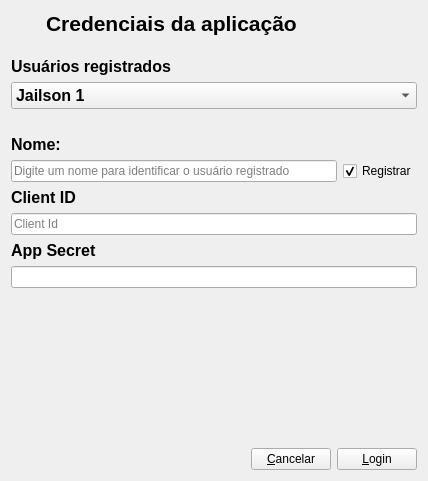
<?xml version="1.0" encoding="UTF-8"?>
<ui version="4.0">
 <class>Login</class>
 <widget class="QWidget" name="Login">
  <property name="geometry">
   <rect>
    <x>0</x>
    <y>0</y>
    <width>428</width>
    <height>481</height>
   </rect>
  </property>
  <property name="sizePolicy">
   <sizepolicy hsizetype="Fixed" vsizetype="Fixed">
    <horstretch>0</horstretch>
    <verstretch>0</verstretch>
   </sizepolicy>
  </property>
  <property name="maximumSize">
   <size>
    <width>500</width>
    <height>700</height>
   </size>
  </property>
  <property name="windowTitle">
   <string>Form</string>
  </property>
  <layout class="QVBoxLayout" name="verticalLayout_4">
   <item>
    <layout class="QVBoxLayout" name="verticalLayout_3">
     <item>
      <layout class="QVBoxLayout" name="verticalLayout_2">
       <item>
        <layout class="QHBoxLayout" name="layTitulo">
         <property name="spacing">
          <number>3</number>
         </property>
         <property name="sizeConstraint">
          <enum>QLayout::SetDefaultConstraint</enum>
         </property>
         <item>
          <widget class="QLabel" name="lblIconUsers">
           <property name="maximumSize">
            <size>
             <width>32</width>
             <height>32</height>
            </size>
           </property>
           <property name="text">
            <string/>
           </property>
           <property name="pixmap">
            <pixmap resource="icons.qrc">:/resources/images/png/user.png</pixmap>
           </property>
           <property name="scaledContents">
            <bool>false</bool>
           </property>
          </widget>
         </item>
         <item>
          <widget class="QLabel" name="lblLogin">
           <property name="font">
            <font>
             <pointsize>16</pointsize>
             <weight>75</weight>
             <bold>true</bold>
            </font>
           </property>
           <property name="text">
            <string>Credenciais da aplicação</string>
           </property>
          </widget>
         </item>
        </layout>
       </item>
       <item>
        <spacer name="verticalSpacer">
         <property name="orientation">
          <enum>Qt::Vertical</enum>
         </property>
         <property name="sizeType">
          <enum>QSizePolicy::Fixed</enum>
         </property>
         <property name="sizeHint" stdset="0">
          <size>
           <width>13</width>
           <height>15</height>
          </size>
         </property>
        </spacer>
       </item>
       <item>
        <layout class="QVBoxLayout" name="layUsers">
         <item>
          <widget class="QLabel" name="lblUsers">
           <property name="font">
            <font>
             <pointsize>12</pointsize>
             <weight>75</weight>
             <bold>true</bold>
            </font>
           </property>
           <property name="text">
            <string>Usuários registrados</string>
           </property>
          </widget>
         </item>
         <item>
          <widget class="QComboBox" name="cmbUsuarios">
           <property name="font">
            <font>
             <pointsize>12</pointsize>
             <weight>75</weight>
             <bold>true</bold>
            </font>
           </property>
           <item>
            <property name="text">
             <string>Jailson 1</string>
            </property>
           </item>
           <item>
            <property name="text">
             <string>Jailson 2</string>
            </property>
           </item>
          </widget>
         </item>
        </layout>
       </item>
       <item>
        <spacer name="verticalSpacer_2">
         <property name="orientation">
          <enum>Qt::Vertical</enum>
         </property>
         <property name="sizeType">
          <enum>QSizePolicy::Fixed</enum>
         </property>
         <property name="sizeHint" stdset="0">
          <size>
           <width>20</width>
           <height>20</height>
          </size>
         </property>
        </spacer>
       </item>
       <item>
        <layout class="QVBoxLayout" name="verticalLayout">
         <item>
          <widget class="QLabel" name="lblUsers_2">
           <property name="font">
            <font>
             <pointsize>12</pointsize>
             <weight>75</weight>
             <bold>true</bold>
            </font>
           </property>
           <property name="text">
            <string>Nome:</string>
           </property>
          </widget>
         </item>
         <item>
          <layout class="QHBoxLayout" name="horizontalLayout">
           <item>
            <widget class="QLineEdit" name="edtNome">
             <property name="maxLength">
              <number>20</number>
             </property>
             <property name="placeholderText">
              <string>Digite um nome para identificar o usuário registrado</string>
             </property>
             <property name="clearButtonEnabled">
              <bool>true</bool>
             </property>
            </widget>
           </item>
           <item>
            <widget class="QCheckBox" name="chkRegistrar">
             <property name="text">
              <string>Registrar</string>
             </property>
             <property name="checked">
              <bool>true</bool>
             </property>
            </widget>
           </item>
          </layout>
         </item>
        </layout>
       </item>
       <item>
        <layout class="QVBoxLayout" name="layUser">
         <item>
          <widget class="QLabel" name="lblUser">
           <property name="font">
            <font>
             <pointsize>12</pointsize>
             <weight>75</weight>
             <bold>true</bold>
            </font>
           </property>
           <property name="text">
            <string>Client ID</string>
           </property>
          </widget>
         </item>
         <item>
          <widget class="QLineEdit" name="edtUser">
           <property name="maxLength">
            <number>100</number>
           </property>
           <property name="placeholderText">
            <string>Client Id</string>
           </property>
           <property name="clearButtonEnabled">
            <bool>true</bool>
           </property>
          </widget>
         </item>
        </layout>
       </item>
       <item>
        <layout class="QVBoxLayout" name="laySenha">
         <item>
          <widget class="QLabel" name="lblSenha">
           <property name="font">
            <font>
             <pointsize>12</pointsize>
             <weight>75</weight>
             <bold>true</bold>
            </font>
           </property>
           <property name="text">
            <string>App Secret</string>
           </property>
          </widget>
         </item>
         <item>
          <widget class="QLineEdit" name="edtSecret">
           <property name="maxLength">
            <number>100</number>
           </property>
           <property name="clearButtonEnabled">
            <bool>true</bool>
           </property>
          </widget>
         </item>
        </layout>
       </item>
      </layout>
     </item>
     <item>
      <spacer name="verticalSpacer_3">
       <property name="orientation">
        <enum>Qt::Vertical</enum>
       </property>
       <property name="sizeHint" stdset="0">
        <size>
         <width>20</width>
         <height>40</height>
        </size>
       </property>
      </spacer>
     </item>
     <item>
      <layout class="QHBoxLayout" name="horizontalLayout_2">
       <item>
        <spacer name="horizontalSpacer">
         <property name="orientation">
          <enum>Qt::Horizontal</enum>
         </property>
         <property name="sizeHint" stdset="0">
          <size>
           <width>40</width>
           <height>20</height>
          </size>
         </property>
        </spacer>
       </item>
       <item>
        <widget class="QPushButton" name="btnCancelar">
         <property name="text">
          <string>&amp;Cancelar</string>
         </property>
         <property name="shortcut">
          <string>Alt+C</string>
         </property>
        </widget>
       </item>
       <item>
        <widget class="QPushButton" name="btnLogin">
         <property name="text">
          <string>&amp;Login</string>
         </property>
        </widget>
       </item>
      </layout>
     </item>
    </layout>
   </item>
  </layout>
 </widget>
 <resources>
  <include location="icons.qrc"/>
 </resources>
 <connections/>
</ui>
